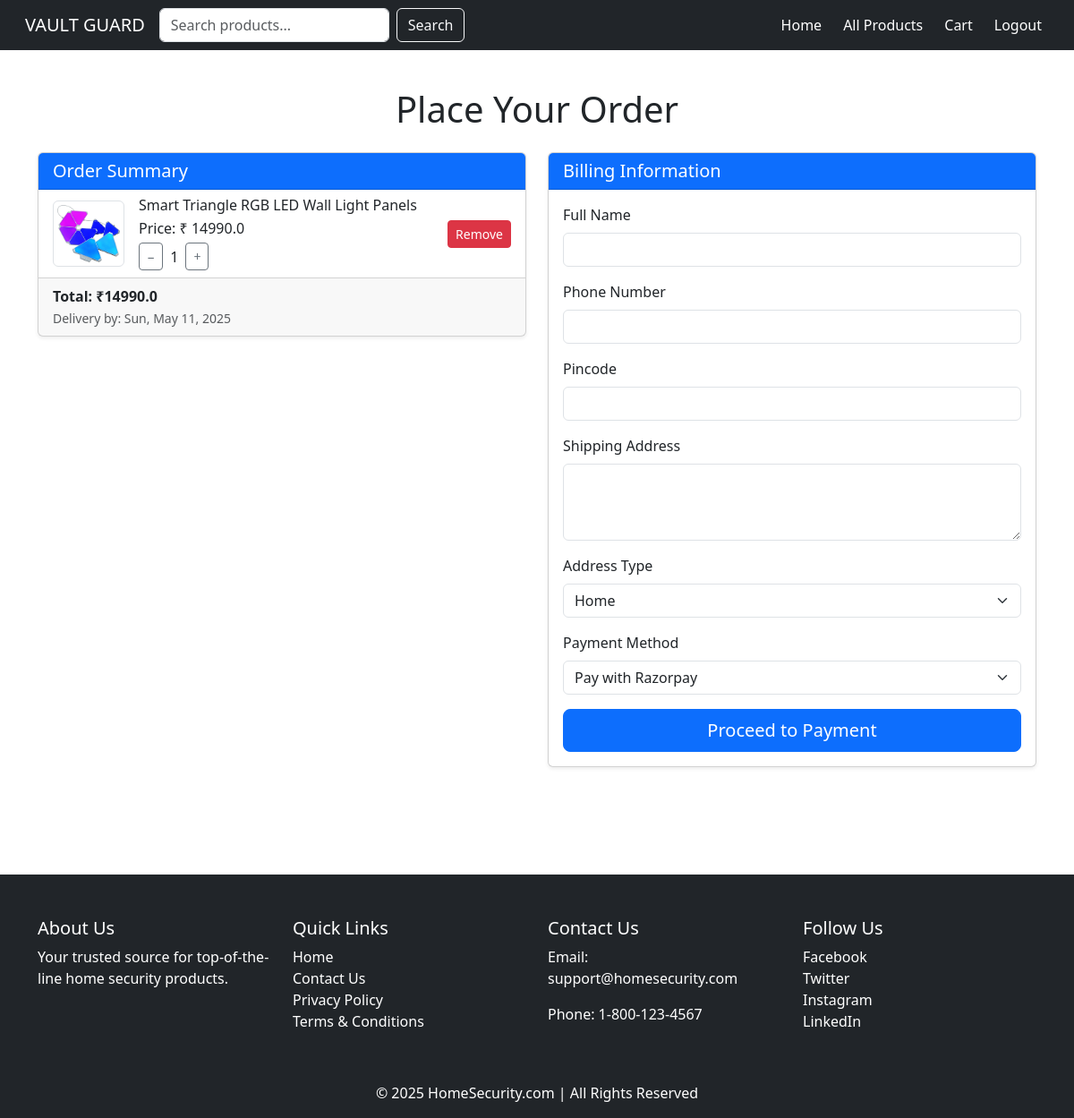
The page /checkout/ (signed in) on the database as committed earlier.
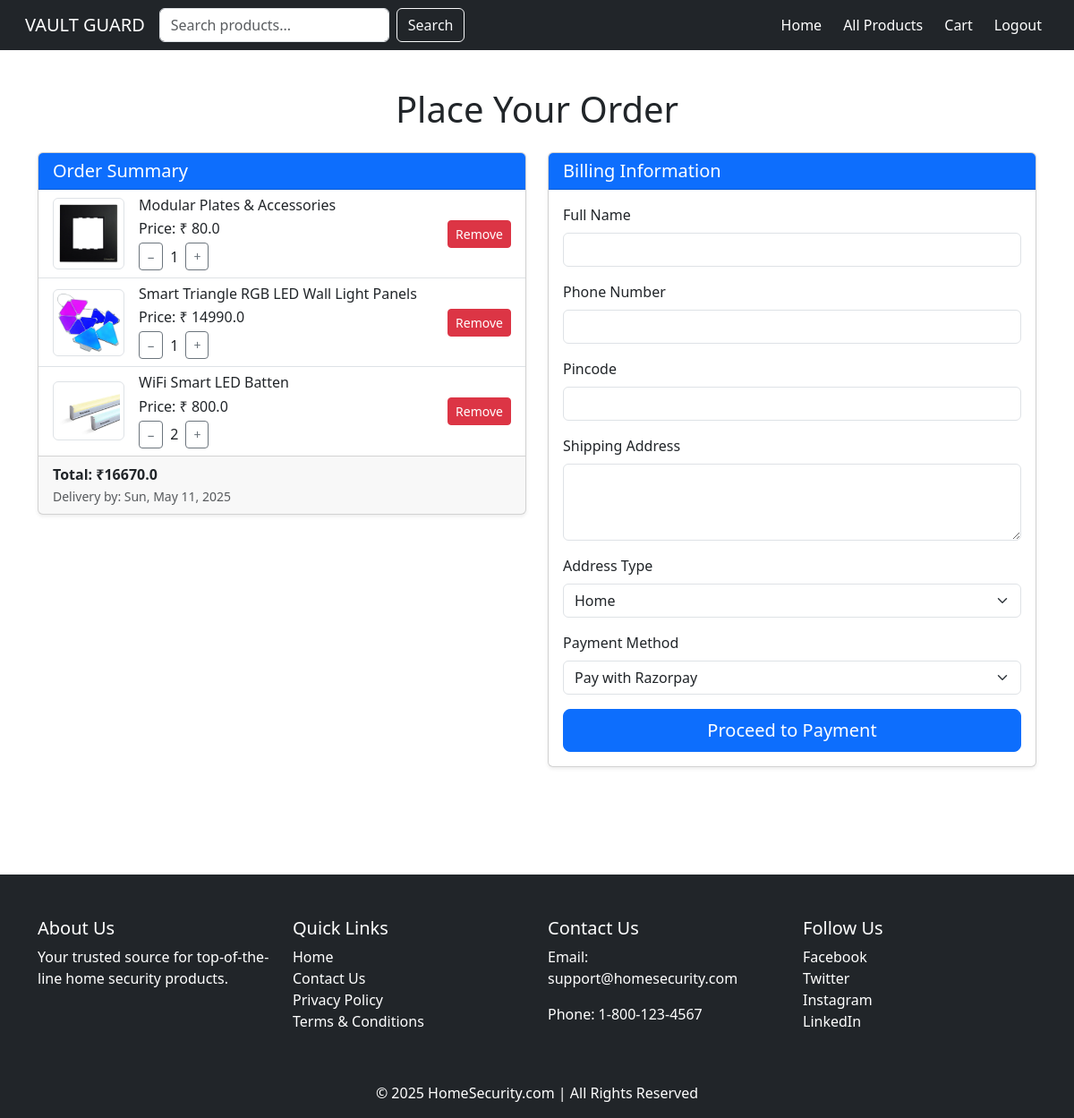
The same page on the database as committed later.
### app/models.py (models this page shows, shortened)
class CartItem(models.Model):
    cart = models.ForeignKey(Cart, related_name='items', on_delete=models.CASCADE)
    product = models.ForeignKey(Product, on_delete=models.CASCADE)
    quantity = models.PositiveIntegerField(default=1)

class Product(models.Model):
    name = models.CharField(max_length=255)
    price = models.FloatField()
    offerprice = models.FloatField(blank=True, null=True)
    description = models.TextField()
    category = models.CharField(max_length=100, choices=CATEGORY_CHOICES)
    warranty = models.CharField(max_length=100, blank=True, null=True)
    stock = models.PositiveIntegerField(default=1)
    image = models.ImageField(upload_to='product_images/', blank=True, null=True)

### app/views.py (the view)
# urls.py: path('checkout/', views.checkout, name='checkout'),
@login_required(login_url='login')
def checkout(request):
    cart_items = CartItem.objects.filter(cart__user=request.user)
    total_price = sum(item.product.offerprice * item.quantity if item.product.offerprice else item.product.price * item.quantity for item in cart_items)
    if total_price > 0:
        razorpay_order = client.order.create({
            "amount": int(total_price * 100),
            "currency": "INR",
            "payment_capture": "1"
        })
    else:
        razorpay_order = None
    context = {
        'cart_items': cart_items,
        'items_total': cart_items.count(),
        'total_price': total_price,
        'razorpay_key_id': settings.RAZORPAY_KEY_ID,
        'razorpay_amount': total_price,
        'razorpay_order_id': razorpay_order['id'] if razorpay_order else '',
        'delivery_date': timezone.now() + timezone.timedelta(days=5),
    }
    return render(request, 'checkout.html', context)

### templates/checkout.html (shortened to what this page needs)
{% load static %}
<!DOCTYPE html>
<html lang="en">
<head>
    <link rel="stylesheet" href="{% static 'css/checkout.css' %}">
    <link href="https://cdn.jsdelivr.net/npm/bootstrap@5.3.0/dist/css/bootstrap.min.css" rel="stylesheet">
</head>
<body>
    <div class="content-wrapper">
        <nav class="navbar navbar-expand-lg navbar-dark bg-dark px-3 fixed-top">
            <div class="container-fluid">
                <a class="navbar-brand" href="#">VAULT GUARD</a>
                <div class="collapse navbar-collapse justify-content-between" id="navbarNav">
                    <form class="d-flex me-auto" method="GET" action="{% url 'search_results' %}">
                        <input class="form-control me-2" type="text" name="q" placeholder="Search products..." required>
                        <button class="btn btn-outline-light" type="submit">Search</button>
                    </form>
                    <ul class="navbar-nav ms-3 gap-2">
                        <li class="nav-item"><a class="nav-link text-white" href="{% url 'index' %}">Home</a></li>
                        <li class="nav-item"><a class="nav-link text-white" href="{% url 'product_list' %}">All Products</a></li>
                        <li class="nav-item"><a class="nav-link text-white" href="{% url 'cart_view' %}">Cart</a></li>
                        {% if user.is_authenticated %}
                            <li class="nav-item"><a class="nav-link text-white" href="{% url 'logout' %}">Logout</a></li>
                        {% else %}
                            <li class="nav-item"><a class="nav-link text-white" href="{% url 'login' %}">Login</a></li>
                        {% endif %}
                    </ul>
                </div>
            </div>
        </nav>
        <div class="container my-5 main-content">
            <h1 class="mb-4 text-center">Place Your Order</h1>
            {% if cart_items %}
            <div class="row">
                <div class="col-lg-6 mb-4">
                    <div class="card shadow-sm">
                        <div class="card-header bg-primary text-white">
                            <h5 class="mb-0">Order Summary</h5>
                        </div>
                        <ul class="list-group list-group-flush">
                            {% for item in cart_items %}
                            <li class="list-group-item d-flex align-items-center gap-3">
                                <img src="{{ item.product.image.url }}" alt="{{ item.product.name }}" class="img-thumbnail" style="width: 80px;">
                                <div class="flex-grow-1">
                                    <h6 class="mb-1">{{ item.product.name }}</h6>
                                    <p class="mb-1">
                                        Price: ₹
                                        {% if item.product.offerprice %}
                                            {{ item.product.offerprice }}
                                        {% else %}
                                            {{ item.product.price }}
                                        {% endif %}
                                    </p>
                                    <form method="POST" action="{% url 'update_quantity' item.product.id %}" class="d-flex align-items-center gap-2">
                                        <button type="submit" name="action" value="decrease" class="btn btn-outline-secondary btn-sm">−</button>
                                        <span>{{ item.quantity }}</span>
                                        <button type="submit" name="action" value="increase" class="btn btn-outline-secondary btn-sm">+</button>
                                    </form>
                                </div>
                                <form method="POST" action="{% url 'remove_from_cart' item.product.id %}">
                                    <button type="submit" class="btn btn-danger btn-sm">Remove</button>
                                </form>
                            </li>
                            {% endfor %}
                        </ul>
                        <div class="card-footer">
                            <strong>Total: ₹{{ total_price }}</strong><br>
                            <small class="text-muted">Delivery by: {{ delivery_date|date:"D, M d, Y" }}</small>
                        </div>
                    </div>
                </div>
                <div class="col-lg-6 mb-4">
                    <div class="card shadow-sm">
                        <div class="card-header  bg-primary text-white">
                            <h5 class="mb-0">Billing Information</h5>
                        </div>
                        <div class="card-body">
                            <form id="billing-form">
                                <div class="mb-3">
                                    <label for="name" class="form-label">Full Name</label>
                                    <input type="text" id="name" name="name" class="form-control" value="{{ user.first_name }}" required>
                                </div>
                                <div class="mb-3">
                                    <label for="phone" class="form-label">Phone Number</label>
                                    <input type="text" id="phone" name="phone" class="form-control" value="{{ user.profile.phone_number }}" required>
                                </div>
                                <div class="mb-3">
                                    <label for="pincode" class="form-label">Pincode</label>
                                    <input type="text" id="pincode" name="pincode" class="form-control" value="{{ user.profile.pincode }}" required>
                                </div>
                                <div class="mb-3">
                                    <label for="address" class="form-label">Shipping Address</label>
                                    <textarea id="address" name="address" rows="3" class="form-control" required>{{ user.profile.address }}</textarea>
                                </div>
                                <div class="mb-3">
                                    <label for="address_type" class="form-label">Address Type</label>
                                    <select id="address_type" name="address_type" class="form-select" required>
                                        <option value="home" {% if user.profile.address_type == 'home' %}selected{% endif %}>Home</option>
                                    </select>
                                </div>
                                <div class="mb-3">
                                    <label for="payment-method" class="form-label">Payment Method</label>
                                    <select id="payment-method" name="payment_method" class="form-select" required>
                                        <option value="razorpay">Pay with Razorpay</option>
                                    </select>
                                </div>
                                <div class="d-grid">
                                    <button type="button" onclick="payNow()" class="btn btn-primary btn-lg">Proceed to Payment</button>
                                </div>
                            </form>
                        </div>
                    </div>
                </div>
            </div>
            {% else %}
            <div class="alert alert-warning text-center">
                Your cart is empty. Please add items to your cart before proceeding to checkout.
            </div>
            {% endif %}
        </div>
        <footer class="bg-dark text-white pt-5 pb-3 mt-5">
            <div class="container">
                <div class="row">
                    <div class="col-md-3 mb-3">
                        <h5>About Us</h5>
                        <p>Your trusted source for top-of-the-line home security products.</p>
                    </div>
                    <div class="col-md-3 mb-3">
                        <h5>Quick Links</h5>
                        <ul class="list-unstyled">
                            <li><a href="/" class="text-white text-decoration-none">Home</a></li>
                            <li><a href="#" class="text-white text-decoration-none">Contact Us</a></li>
                            <li><a href="#" class="text-white text-decoration-none">Privacy Policy</a></li>
                            <li><a href="#" class="text-white text-decoration-none">Terms & Conditions</a></li>
                        </ul>
                    </div>
                    <div class="col-md-3 mb-3">
                        <h5>Contact Us</h5>
                        <p>Email: support@homesecurity.com</p>
                        <p>Phone: 1-800-123-4567</p>
                    </div>
                    <div class="col-md-3 mb-3">
                        <h5>Follow Us</h5>
                        <ul class="list-unstyled">
                            <li><a href="https://facebook.com/homesecurity" class="text-white text-decoration-none">Facebook</a></li>
                            <li><a href="https://twitter.com/homesecurity" class="text-white text-decoration-none">Twitter</a></li>
                            <li><a href="https://instagram.com/homesecurity" class="text-white text-decoration-none">Instagram</a></li>
                            <li><a href="https://linkedin.com/company/homesecurity" class="text-white text-decoration-none">LinkedIn</a></li>
                        </ul>
                    </div>
                </div>
                <div class="text-center mt-4">
                    <p class="mb-0">&copy; 2025 HomeSecurity.com | All Rights Reserved</p>
                </div>
            </div>
        </footer>
    </div>
</body>
</html>

### templates/checkout.html (style rules this page uses)
html, body { height: 100%; margin: 0; }
.content-wrapper { display: flex; flex-direction: column; height: 100%; }
.main-content { flex: 1; }
body { padding-top: 50px; }

Rows that differ between the two databases and show on the page:
added CartItem: product.image (picture), product.name "Modular Plates & Accessories", product.offerprice "80.0", quantity "1"
added CartItem: product.image (picture), product.name "WiFi Smart LED Batten", product.offerprice "800.0", quantity "2"
Other text that changed with them:
{{ total_price }}: "14990.0" → "16670.0"
